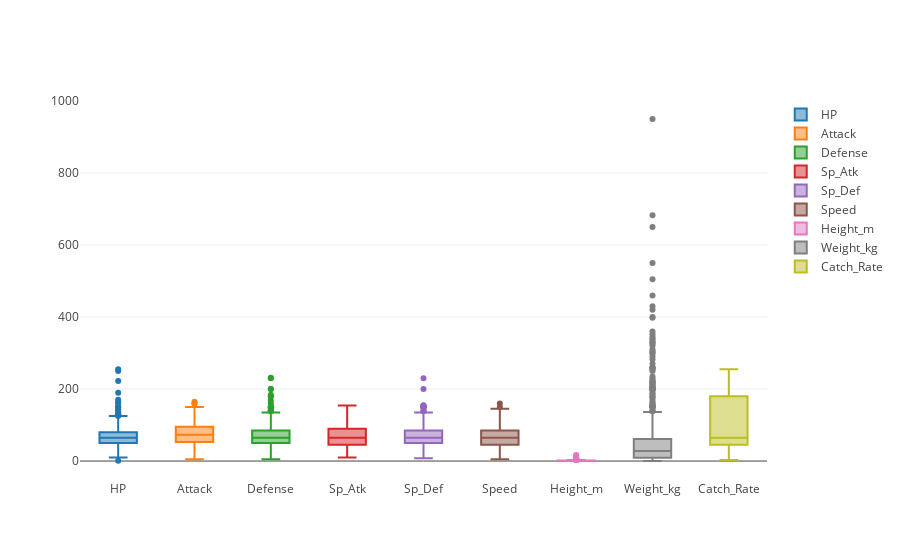

This figure's notebook cell:
### Code cell
trace0 = go.Box(y=data["HP"],name="HP")
trace1 = go.Box(y=data["Attack"],name="Attack")
trace2 = go.Box(y=data["Defense"],name="Defense")
trace3 = go.Box(y=data["Sp_Atk"],name="Sp_Atk")
trace4 = go.Box(y=data["Sp_Def"],name="Sp_Def")
trace5 = go.Box(y=data["Speed"],name="Speed")
trace6 = go.Box(y=data["Height_m"],name="Height_m")
trace7 = go.Box(y=data["Weight_kg"],name="Weight_kg")
trace8 = go.Box(y=data["Catch_Rate"],name="Catch_Rate")
data = [trace0, trace1, trace2,trace3, trace4, trace5, trace6, trace7, trace8]
iplot(data)

### Figure 1 — Plotly figure (JSON) as saved in the notebook; plotly's stock layout.template omitted (floating-point values rounded to 4 significant figures; data arrays with more than 128 entries replaced by an {"elided": "..."} marker saying what was removed)
{"data": [{"name": "HP", "type": "box", "uid": "2ce61bf0-2c90-4dcc-b9ee-7d5bc9227d1f", "y": {"elided": "723 int values"}}, {"name": "Attack", "type": "box", "uid": "453b6c16-6cf7-4b1b-9405-12584d22a985", "y": {"elided": "723 int values"}}, {"name": "Defense", "type": "box", "uid": "31a443d6-936d-4d23-b289-9f744159af10", "y": {"elided": "723 int values"}}, {"name": "Sp_Atk", "type": "box", "uid": "e9058630-0b46-4b6b-8536-e035e3a4162d", "y": {"elided": "723 int values"}}, {"name": "Sp_Def", "type": "box", "uid": "54debe77-fc7b-4aee-ac2a-82e6a9b6cc9b", "y": {"elided": "723 int values"}}, {"name": "Speed", "type": "box", "uid": "92092da3-6518-4249-9e3d-6233fefb16ab", "y": {"elided": "723 int values"}}, {"name": "Height_m", "type": "box", "uid": "2f526c73-f8d6-4a3e-9ac4-6c50591a11b1", "y": {"elided": "723 float values"}}, {"name": "Weight_kg", "type": "box", "uid": "9e78403e-987a-4d29-b968-72d174ccec84", "y": {"elided": "723 float values"}}, {"name": "Catch_Rate", "type": "box", "uid": "5a4f6026-d1e8-472b-8f9e-00eb7bb817af", "y": {"elided": "723 int values"}}], "layout": {}}
